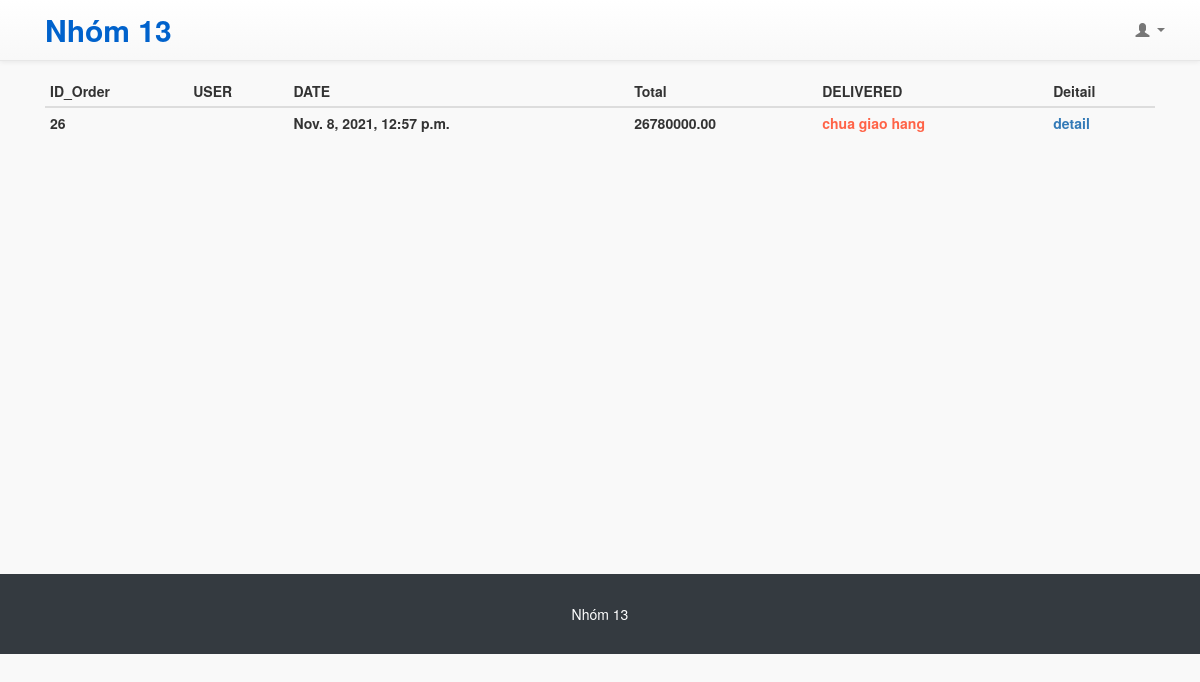
The app's page /orders/my_order (signed in) with its own data.
### orders/models.py (models this page shows, shortened)
class Order(models.Model):
    user = models.ForeignKey(User, on_delete=models.CASCADE, null=True)
    payment = models.ForeignKey(PaymentModel, on_delete=models.CASCADE, null=True)
    shippingAddress = models.ForeignKey(ShippingAddress, on_delete=models.CASCADE, null=True)
    isDelivered = models.BooleanField(default=False)
    created = models.DateTimeField(auto_now_add=True)
    updated = models.DateTimeField(auto_now=True)
    total = models.DecimalField(max_digits=10, decimal_places=2, null=True)
    isPaid = models.BooleanField(default=False)
    class Meta:
        ordering = ('-created',)

### orders/views.py (the view)
@login_required
def my_order(request):
    user = request.user
    orders = user.order_set.all()
    return render(
        request,
        'orders/my_order.html',
        {
            'orders': orders,
            'user': user,
        }
    )

### templates/orders/my_order.html (shortened to what this page needs)
{% extends "shop/base.html" %}
  {% load static %}
{% block content %}
<link
  href="//maxcdn.bootstrapcdn.com/font-awesome/4.1.0/css/font-awesome.min.css"
  rel="stylesheet"
/>
<table id="cart" class="table table-hover table-condensed">
  <thead>
    <tr>
      <th>ID_Order</th>
      <th>USER</th>
      <th>DATE</th>
      <th>Total</th>
      <th>DELIVERED</th>
      <th>Deitail</th>
  </tr>
  </thead>
  <tbody>
    {% for order in orders %}
    <tr>
      <th>{{ order.id}}</th>
      <th>{{ order.user.first_name }}</th>
      <th>{{ order.created}}</th>
      <th>{{order.total}}</th>
      {% if order.isDelivered == 0 %}
      <th style="color:Tomato;"">chua giao hang</th>
      {% else %}
        {% if order.isPaid == 1 %}
        <th style="color: rgb(255, 136, 0);">hoan thanh</th>
        {% else %}
        <th style="color:blue" >dang giao</th>
        {% endif %}
      {% endif %}
      <th><a href="{% url 'orders:order_detail' order.id %}">detail</a></th>
    </tr>
    {% endfor %}
  </tbody>
</table>
&nbsp {% endblock %}

### static/css/shop-homepage.css (style rules this page uses)
body { padding-top: 54px; }
@media (min-width: 992px) { body { padding-top: 56px; height: auto; padding-bottom: 120px; min-height: 654px; position: relative; } }
* { margin: 0; padding: 0 }
body { background-color: #f9f9f9; }

### records on screen
Order: id "26", created "Nov. 8, 2021, 12:57 p.m.", total "26780000.00", isDelivered "chua giao hang"
